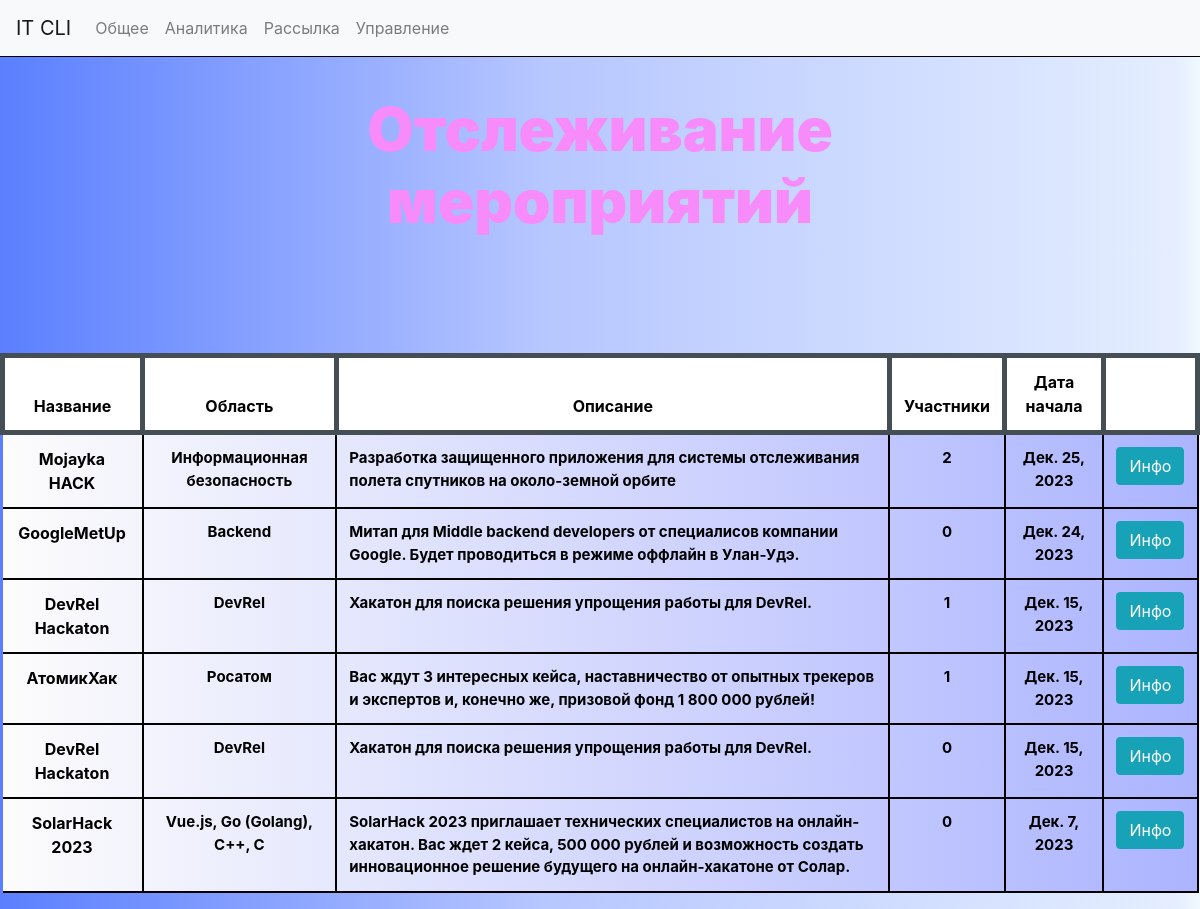
The app's page /cli/ with its own data.
### cli/models.py (models this page shows, shortened)
class Meetup(models.Model):
    user = models.ManyToManyField(User)
    name = models.CharField('Название', max_length=100, blank=False)
    area = models.CharField('Сфера', max_length=100, blank=False)
    description = models.TextField('Описание', max_length=500, blank=True)
    start_date = models.DateField('Дата начала', blank=False, default=timezone.now)
    def get_users(self) -> int:
        return self.user.count()

### cli/views.py (the view)
# urls.py: path("", views.home, name="home"),
def home(request):
    ivent = Meetup.objects.order_by('-start_date')
    context = {
        'ivent': ivent,
    }
    return render(request, 'cli/home.html', context=context)

### cli/templates/cli/home.html (shortened to what this page needs)
{% extends 'cli/base.html' %}
{% load static %}
{% block content %}
    <div class="table">
        <br/><center><h2>Отслеживание мероприятий</h2></center>
        <br/>
        <br/>
        <br/>
        <br/>
        <table class="table">
          <thead class="thead-dark">
            <tr>
                <th scope="col">Название</th>
                <th scope="col">Область</th>
                <th scope="col">Описание</th>
                <th scope="col">Участники</th>
                <th scope="col">Дата начала</th>
                <th scope="col"></th>
            </tr>
          </thead>
          <tbody>
            {% for i in ivent %}
            <tr>
              <th scope="row">{{i.name}}</th>
                <td style="text-align: center">{{i.area}}</td>
                <td>{{i.description}}</td>
                <td style="text-align: center">{{i.get_users}}</td>
                <td style="text-align: center">{{i.start_date}}</td>
                <td><a href="{% url 'mt_card' i.id %}" class="btn btn-info">Инфо</a></td>
            </tr>
            {% endfor %}
          </tbody>
        </table>
    </div>
{% endblock %}

### cli/templates/cli/base.html (style rules this page uses)
body { background: rgb(0,36,1); background: linear-gradient(90deg, rgba(0,36,1,1) 0%, rgba(91,127,255,1) 0%, rgba(182,198,255,1) 45%, rgba(228,238,255,1) 98%, rgba(240,248,255,1) 100%); }

### cli/templates/cli/home.html (style rules this page uses)
h2 { display: block; margin-left: 50%; transform: translateX(-50%); color: #f68bf9; font-size: 60px; font-weight: 900; margin-top: 1%; padding-bottom: 1%; animation: text_color 2000ms ease infinite; }
thead { background-color: white; }
tr { background: rgb(0,36,1); background: linear-gradient(90deg, rgba(0,36,1,1) 0%, rgba(9,59,207,1) 0%, rgba(246,133,249,1) 0%, rgba(252,252,252,1) 0%, rgba(172,180,255,1) 100%, rgba(255,255,255,1) 100%); color: black; font-weight: 700; border-radius: 10px; }
th { color: black; text-align: center; margin-top: 1%; border-right: 2px solid black; border-bottom: 2px solid black; }
td { margin-top: 1%; border-right: 2px solid black; border-bottom: 2px solid black; font-size: 15px; }
.table .thead-dark th { color: black; border: 5px solid royalblue; background-color: white; border-color: #454d55; }

### records on screen
Meetup: name "Mojayka HACK", area "Информационная безопасность", description "Разработка защищенного приложения для системы отслеживания полета спутников на около-земной орбите", get_users "2", start_date "Дек. 25, 2023"
Meetup: name "GoogleMetUp", area "Backend", description "Митап для Middle backend developers от специалисов компании Google. Будет проводиться в режиме оффлайн в Улан-Удэ.", get_users "0", start_date "Дек. 24, 2023"
Meetup: name "DevRel Hackaton", area "DevRel", description "Хакатон для поиска решения упрощения работы для DevRel.", get_users "1", start_date "Дек. 15, 2023"
Meetup: name "АтомикХак", area "Росатом", description "Вас ждут 3 интересных кейса, наставничество от опытных трекеров и экспертов и, конечно же, призовой фонд 1 800 000 рублей!", get_users "1", start_date "Дек. 15, 2023"
Meetup: name "DevRel Hackaton", area "DevRel", description "Хакатон для поиска решения упрощения работы для DevRel.", get_users "0", start_date "Дек. 15, 2023"
Meetup: name "SolarHack 2023", area "Vue.js, Go (Golang), C++, C", description "SolarHack 2023 приглашает технических специалистов на онлайн-хакатон. Вас ждет 2 кейса, 500 000 рублей и возможность создать инновационное решение будущего на онлайн-хакатоне от Солар.", get_users "0", start_date "Дек. 7, 2023"
